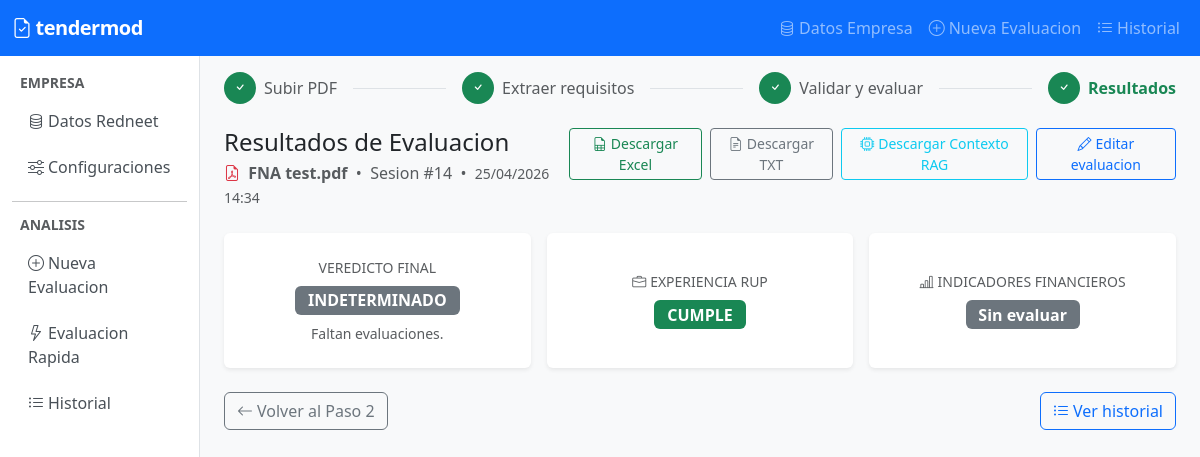
The app's page /analysis/14/results/ with its own data.
### apps/core/models.py (models this page shows, shortened)
class AnalysisSession(models.Model):
    STATUS_CHOICES = [
        ('created', 'Creado'),
        ('ingesting_pdf', 'Ingiriendo PDF'),
        ('pdf_ready', 'PDF listo'),
        ('extracted', 'Requisitos extraidos'),
        ('evaluating', 'Evaluando'),
        ('completed', 'Completado'),
        ('error', 'Error'),
    ]
    status = models.CharField(max_length=20, choices=STATUS_CHOICES, default='created')
    pdf_filename = models.CharField(max_length=255, blank=True)
    experience_requirements_json = models.TextField(blank=True)
    indicators_requirements_json = models.TextField(blank=True)
    general_info_text = models.TextField(blank=True)
    celery_task_id = models.CharField(max_length=255, blank=True)
    created_at = models.DateTimeField(auto_now_add=True)
    updated_at = models.DateTimeField(auto_now=True)
    class Meta:
        ordering = ['-created_at']

### apps/analysis/views.py (the view)
# urls.py: path('<int:pk>/results/', views.analysis_results, name='results'),
def analysis_results(request, pk):
    session = get_object_or_404(AnalysisSession, pk=pk)
    result = None
    exp_result = None
    ind_result = None
    try:
        result = session.result
    except AnalysisResult.DoesNotExist:
        pass
    if result:
        if result.experience_result_json:
            try:
                from tendermod.evaluation.schemas import ExperienceComplianceResult
                exp_result = ExperienceComplianceResult.model_validate_json(result.experience_result_json)
            except Exception as exc:
                logger.error('Error parseando experience_result_json: %s', exc)
        if result.indicators_result_json:
            try:
                from tendermod.evaluation.schemas import IndicatorComplianceResult
                ind_result = IndicatorComplianceResult.model_validate_json(result.indicators_result_json)
            except Exception as exc:
                logger.error('Error parseando indicators_result_json: %s', exc)
    context = {
        'session': session,
        'result': result,
        'exp_result': exp_result,
        'ind_result': ind_result,
    }
    return render(request, 'analysis/results.html', context)

### templates/analysis/results.html (shortened to what this page needs)
{% extends "base.html" %}
{% load static %}
{% load currency_filters %}
{% block content %}
<div class="d-flex align-items-center gap-2 mb-4">
    <span class="step-badge bg-success text-white"><i class="bi bi-check"></i></span>
    <span class="text-muted">Subir PDF</span>
    <div class="flex-grow-1 border-top mx-2"></div>
    <span class="step-badge bg-success text-white"><i class="bi bi-check"></i></span>
    <span class="text-muted">Extraer requisitos</span>
    <div class="flex-grow-1 border-top mx-2"></div>
    <span class="step-badge bg-success text-white"><i class="bi bi-check"></i></span>
    <span class="text-muted">Validar y evaluar</span>
    <div class="flex-grow-1 border-top mx-2"></div>
    <span class="step-badge bg-success text-white"><i class="bi bi-check"></i></span>
    <span class="fw-semibold text-success">Resultados</span>
</div>
<div class="d-flex justify-content-between align-items-start mb-4">
    <div>
        <h4 class="mb-1">Resultados de Evaluacion</h4>
        <p class="text-muted mb-0">
            <i class="bi bi-file-earmark-pdf me-1 text-danger"></i>
            <strong>{{ session.pdf_filename }}</strong>
            &nbsp;&bull;&nbsp; Sesion #{{ session.pk }}
            &nbsp;&bull;&nbsp;
            <span class="text-muted small">{{ session.created_at|date:"d/m/Y H:i" }}</span>
        </p>
    </div>
    <div class="d-flex gap-2">
        <a href="{% url 'analysis:export_excel' pk=session.pk %}" class="btn btn-outline-success btn-sm">
            <i class="bi bi-file-earmark-spreadsheet me-1"></i>Descargar Excel
        </a>
        <a href="{% url 'analysis:export_text' pk=session.pk %}" class="btn btn-outline-secondary btn-sm">
            <i class="bi bi-file-earmark-text me-1"></i>Descargar TXT
        </a>
        <a href="{% url 'analysis:export_context' pk=session.pk %}" class="btn btn-outline-info btn-sm">
            <i class="bi bi-cpu me-1"></i>Descargar Contexto RAG
        </a>
        <a href="{% url 'analysis:step2' pk=session.pk %}" class="btn btn-outline-primary btn-sm">
            <i class="bi bi-pencil me-1"></i>Editar evaluacion
        </a>
    </div>
</div>
{% if not result %}
<div class="alert alert-warning">
    <i class="bi bi-exclamation-triangle me-2"></i>
    Aun no hay resultados para esta sesion.
    <a href="{% url 'analysis:step2' pk=session.pk %}">Lance la evaluacion desde el Paso 2.</a>
</div>
{% else %}
<div class="row g-3 mb-4">
    <div class="col-md-4">
        <div class="card border-0 shadow-sm h-100 text-center">
            <div class="card-body d-flex flex-column align-items-center justify-content-center py-4">
                <p class="text-muted small mb-2">VEREDICTO FINAL</p>
                {% if result.cumple_final is None %}
                    <span class="badge bg-secondary badge-cumple">INDETERMINADO</span>
                    <p class="text-muted small mt-2 mb-0">Faltan evaluaciones.</p>
                {% elif result.cumple_final %}
                    <span class="badge bg-success badge-cumple">CUMPLE</span>
                    <p class="text-success small mt-2 mb-0">La empresa cumple todos los requisitos evaluados.</p>
                {% else %}
                    <span class="badge bg-danger badge-cumple">NO CUMPLE</span>
                    <p class="text-danger small mt-2 mb-0">La empresa no cumple uno o mas requisitos.</p>
                {% endif %}
            </div>
        </div>
    </div>
    <div class="col-md-4">
        <div class="card border-0 shadow-sm h-100 text-center">
            <div class="card-body d-flex flex-column align-items-center justify-content-center py-4">
                <p class="text-muted small mb-2"><i class="bi bi-briefcase me-1"></i>EXPERIENCIA RUP</p>
                {% if result.cumple_experiencia is None %}
                    <span class="badge bg-secondary badge-cumple">Sin evaluar</span>
                {% elif result.cumple_experiencia %}
                    <span class="badge bg-success badge-cumple">CUMPLE</span>
                {% else %}
                    <span class="badge bg-danger badge-cumple">NO CUMPLE</span>
                {% endif %}
            </div>
        </div>
    </div>
    <div class="col-md-4">
        <div class="card border-0 shadow-sm h-100 text-center">
            <div class="card-body d-flex flex-column align-items-center justify-content-center py-4">
                <p class="text-muted small mb-2"><i class="bi bi-bar-chart-line me-1"></i>INDICADORES FINANCIEROS</p>
                {% if result.cumple_indicadores is None %}
                    <span class="badge bg-secondary badge-cumple">Sin evaluar</span>
                {% elif result.cumple_indicadores %}
                    <span class="badge bg-success badge-cumple">CUMPLE</span>
                {% else %}
                    <span class="badge bg-danger badge-cumple">NO CUMPLE</span>
                {% endif %}
            </div>
        </div>
    </div>
</div>
{% endif %}
<div class="d-flex justify-content-between align-items-center mt-2">
    <a href="{% url 'analysis:step2' pk=session.pk %}" class="btn btn-outline-secondary">
        <i class="bi bi-arrow-left me-1"></i>Volver al Paso 2
    </a>
    <a href="{% url 'analysis:list' %}" class="btn btn-outline-primary">
        <i class="bi bi-list-ul me-1"></i>Ver historial
    </a>
</div>
{% endblock %}

### templates/base.html (style rules this page uses)
body { background-color: #f8f9fa; }
.step-badge { width: 2rem; height: 2rem; border-radius: 50%; display: inline-flex; align-items: center; justify-content: center; font-weight: 700; font-size: 0.85rem; }
.badge-cumple { font-size: 1rem; padding: 0.4rem 0.8rem; }

### records on screen
AnalysisSession: pdf_filename "FNA test.pdf", pk "14", created_at "25/04/2026 14:34"
